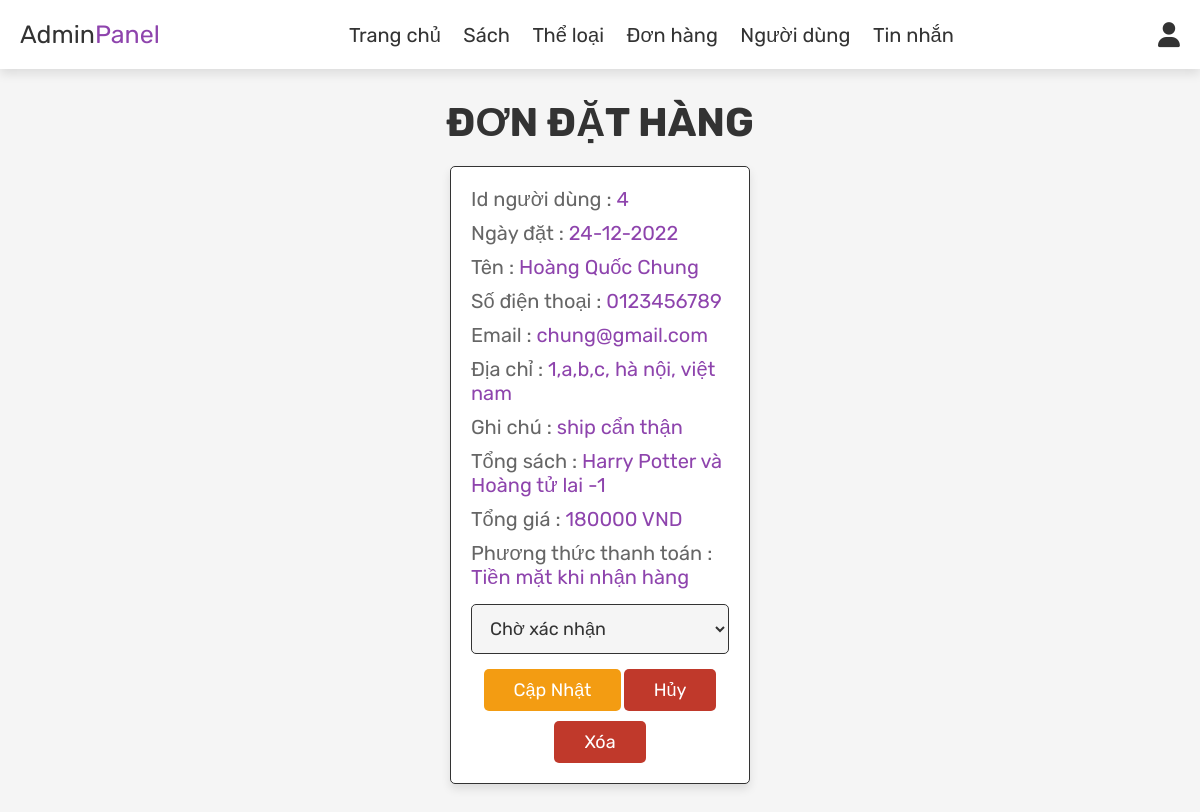
Screenshot of /admin_orders.php (signed in) with the database file from the repository.
### tables this page shows
CREATE TABLE `orders` (
  `id` int(100) NOT NULL,
  `user_id` int(100) NOT NULL,
  `name` varchar(100) NOT NULL,
  `number` varchar(12) NOT NULL,
  `email` varchar(100) NOT NULL,
  `method` varchar(50) NOT NULL,
  `address` varchar(500) NOT NULL,
  `note` varchar(100) NOT NULL,
  `total_products` varchar(1000) NOT NULL,
  `total_price` int(100) NOT NULL,
  `placed_on` varchar(50) NOT NULL,
  `payment_status` varchar(20) NOT NULL
);

### admin_orders.php (the view, shortened to what this page needs)
<?php
   include 'config.php';
?>
<!DOCTYPE html>
<html lang="en">
<head>
   <link rel="stylesheet" href="https://cdnjs.cloudflare.com/ajax/libs/font-awesome/6.0.0/css/all.min.css">
   <link rel="stylesheet" href="css/admin_style.css">
</head>
<body>
<?php include 'admin_header.php'; ?>
<section class="orders">
   <h1 class="title">Đơn đặt hàng</h1>
   <div class="box-container">
      <?php
         $select_orders = mysqli_query($conn, "SELECT * FROM `orders`") or die('query failed');
         if(mysqli_num_rows($select_orders) > 0){
            while($fetch_orders = mysqli_fetch_assoc($select_orders)){
      ?>
               <div class="box">
                  <p> Id người dùng : <span><?php echo $fetch_orders['user_id']; ?></span> </p>
                  <p> Ngày đặt : <span><?php echo $fetch_orders['placed_on']; ?></span> </p>
                  <p> Tên : <span><?php echo $fetch_orders['name']; ?></span> </p>
                  <p> Số điện thoại : <span><?php echo $fetch_orders['number']; ?></span> </p>
                  <p> Email : <span><?php echo $fetch_orders['email']; ?></span> </p>
                  <p> Địa chỉ : <span><?php echo $fetch_orders['address']; ?></span> </p>
                  <p> Ghi chú : <span><?php echo $fetch_orders['note']; ?></span> </p>
                  <p> Tổng sách : <span><?php echo $fetch_orders['total_products']; ?></span> </p>
                  <p> Tổng giá : <span><?php echo $fetch_orders['total_price']; ?> VND</span> </p>
                  <p> Phương thức thanh toán : <span><?php echo $fetch_orders['method']; ?></span> </p>
                  <form action="" method="post">
      <?php
                     if($fetch_orders['payment_status']=="Đã hủy"){
                        echo "<p class='empty' style='color:red'>Đã hủy đơn hàng này.</p>";
      ?>
                        <a href="admin_orders.php?return=<?=$fetch_orders['id']?>& products=<?=$fetch_orders['total_products']?>" onclick="return confirm('Khôi phục đơn hàng này?');" class="option-btn">Khôi phục</a>
      <?php
                     }else{
         ?>
                        <select name="update_payment" required>
                           <option value="" selected disabled><?php echo $fetch_orders['payment_status']; ?></option>
                        </select>
                        <input type="submit" value="Cập nhật" name="update_order" class="option-btn">
      <?php
                     }
      ?>
                     <a href="admin_orders.php?cancel=<?=$fetch_orders['id']?>& status=<?=$fetch_orders['payment_status']?>& products=<?=$fetch_orders['total_products']?>" onclick="return confirm('Hủy đơn hàng này?');" class="delete-btn">Hủy</a>
                     <a href="admin_orders.php?delete=<?=$fetch_orders['id']?>& status=<?=$fetch_orders['payment_status']?>" onclick="return confirm('Xóa đơn hàng này?');" class="delete-btn">Xóa</a>
                  </form>
               </div>
      <?php
            }
         }else{
            echo '<p class="empty">Không có đơn đặt hàng nào!</p>';
         }
      ?>
   </div>
</section>
</body>
</html>

### css/admin_style.css (style rules this page uses)
:root { --purple:#8e44ad; --red:#c0392b; --orange:#f39c12; --black:#333; --white:#fff; --light-color:#666; --light-white:#ccc; --light-bg:#f5f5f5; --border:.1rem solid var(--black); --box-shadow:0 .5rem 1rem rgba(0,0,0,.1); }
* { font-family: 'Rubik', sans-serif; margin:0; padding:0; box-sizing: border-box; outline: none; border:none; text-decoration: none; transition:all .2s linear; }
html { font-size: 62.5%; overflow-x: hidden; }
body { background-color: var(--light-bg); }
section { padding:3rem 2rem; }
.title { text-align: center; margin-bottom: 2rem; text-transform: uppercase; color:var(--black); font-size: 4rem; }
.btn, .option-btn, .delete-btn, .white-btn { display: inline-block; margin-top: 1rem; padding:1rem 3rem; cursor: pointer; color:var(--white); font-size: 1.8rem; border-radius: .5rem; text-transform: capitalize; }
.option-btn { background-color: var(--orange); }
.delete-btn { background-color: var(--red); }
.orders .box-container { display: grid; grid-template-columns: repeat(auto-fit, 30rem); justify-content: center; gap:1.5rem; max-width: 1200px; margin:0 auto; align-items: flex-start; }
.orders .box-container .box { background-color: var(--white); padding:2rem; border:var(--border); box-shadow: var(--box-shadow); border-radius: .5rem; }
.orders .box-container .box p { padding-bottom: 1rem; font-size: 2rem; color:var(--light-color); }
.orders .box-container .box p span { color:var(--purple); }
.orders .box-container .box form { text-align: center; }
.orders .box-container .box form select { border-radius: .5rem; margin:.5rem 0; width: 100%; background-color: var(--light-bg); border:var(--border); padding:1.2rem 1.4rem; font-size: 1.8rem; color:var(--black); }

### rows the page displays
orders: user "4", placed_on "24-12-2022", name "Hoàng Quốc Chung", number "0123456789", email "chung@gmail.com", address "1,a,b,c, hà nội, việt nam", note "ship cẩn thận", total_products "Harry Potter và Hoàng tử lai -1", total_price "180000", method "Tiền mặt khi nhận hàng", update_payment "Chờ xác nhận"
